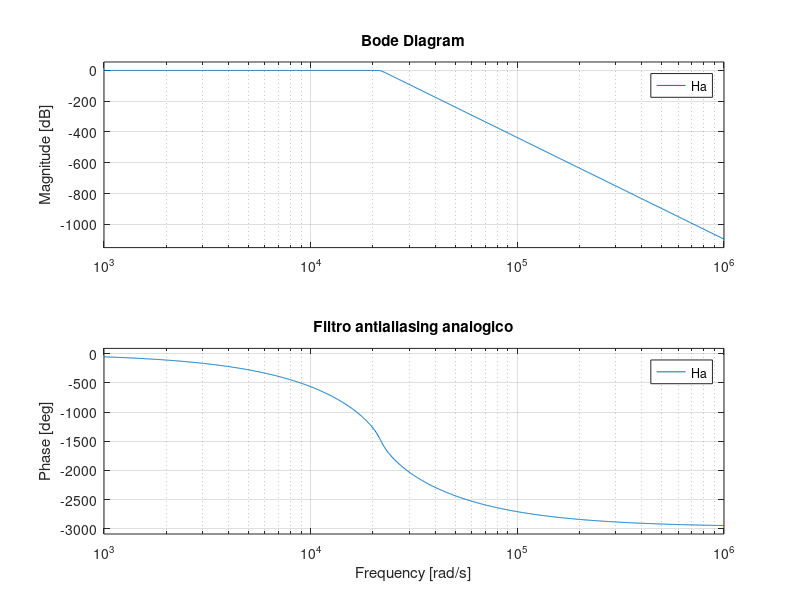

Source code (MATLAB):
%% FILTRO ANTIALIASING ANAL�GICO (para fs = 8 kHz)
%% Dise�o del filtro analogico necesario (No implementado, solo se grafica su funci�n de Transferencia)
fp = 3400; Ap = 1;
fs_alias = 4000; As = 40;

fprintf('\n--- Filtro antialiasing analogico ---\n')
[na, Wn_a] = buttord(2*pi*fp, 2*pi*fs_alias, Ap, As, 's');
[ba, aa] = butter(na, Wn_a, 's');
Ha = tf(ba, aa);

figure;
bode(Ha);
title('Filtro antialiasing analogico');
grid on;